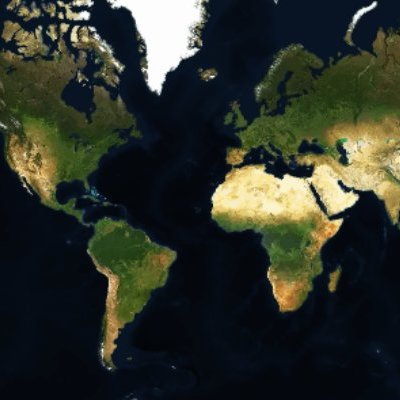
#> input picture ml5_test/test_ml5_examples/world.jpg, 400 x 400 px
$ jupyter execute --allow-errors 'kmeans simple example.ipynb'   (shell and % lines are left out)
#> lines starting #> are read from the running program, lines starting #| are printed output that depends on the picture
### ml5_test/ml5_test/ml5_kmeans.py
from . import ml5_init
from . import utilis
import jp_proxy_widget
from IPython.display import display
from jupyter_ui_poll import ui_events
import time


class Kmeans(ml5_init.ML5Class):

    def __init__(self, options=None, data = None, *pargs, **kwargs):
        super(Kmeans,self).__init__(options=options,*pargs, **kwargs)
        self.data = []
        if data is not None:
            self.data = data
        self.data_label = []
        self.js_init("""
            element.nn_info = {};
            element.nn_info.data = input_data;
        """,input_data = self.data)
        self.element.html("Loaded ml5.js")

    # [52 lines left out: functions default_options, initialize, add_data, not called in this run]


### ml5_test/test_ml5_examples/kmeans simple example.ipynb
[cell 1]
from ml5_test import ml5_kmeans

[cell 2]
import cv2
import numpy as np
import matplotlib.pyplot as plt

#> (a cell that did not finish here is left out)

[cell 4]
img = cv2.imread('world.jpg')
#> img is the input picture: shape (400, 400, 3); mean B, G, R 42.3, 50.7, 46
img_rgb = cv2.cvtColor(img, cv2.COLOR_BGR2RGB)

[cell 5]
resize_size = (100, 100)
img_rgb = cv2.resize(img_rgb, resize_size)
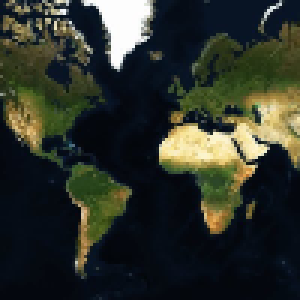
#> img_rgb: shape (100, 100, 3) (shown 3 times larger); mean R, G, B 46.1, 50.8, 42.4

[cell 6]
plt.imshow(img_rgb)
#> (this line was passed over: IPython is not available in this run)

[cell 7]
x, y, channel = img_rgb.shape
#> x = 100; y = 100; channel = 3
x, y, channel
#> Out = (100, 100, 3)

#> (a cell that did not finish here is left out)

#> (a cell that did not finish here is left out)

[cell 10]
colorDict = {0: [88, 214, 141],
             1: [202, 207, 210],
             2: [97, 106, 107],
             3: [44, 62, 80],
             4: [249, 231, 159]}

[cell 11]
output_img = []
#> (the rest of this cell did not finish here and is left out)

[cell 12]
plt.imshow(output_img)
#> (this line was passed over: IPython is not available in this run)
